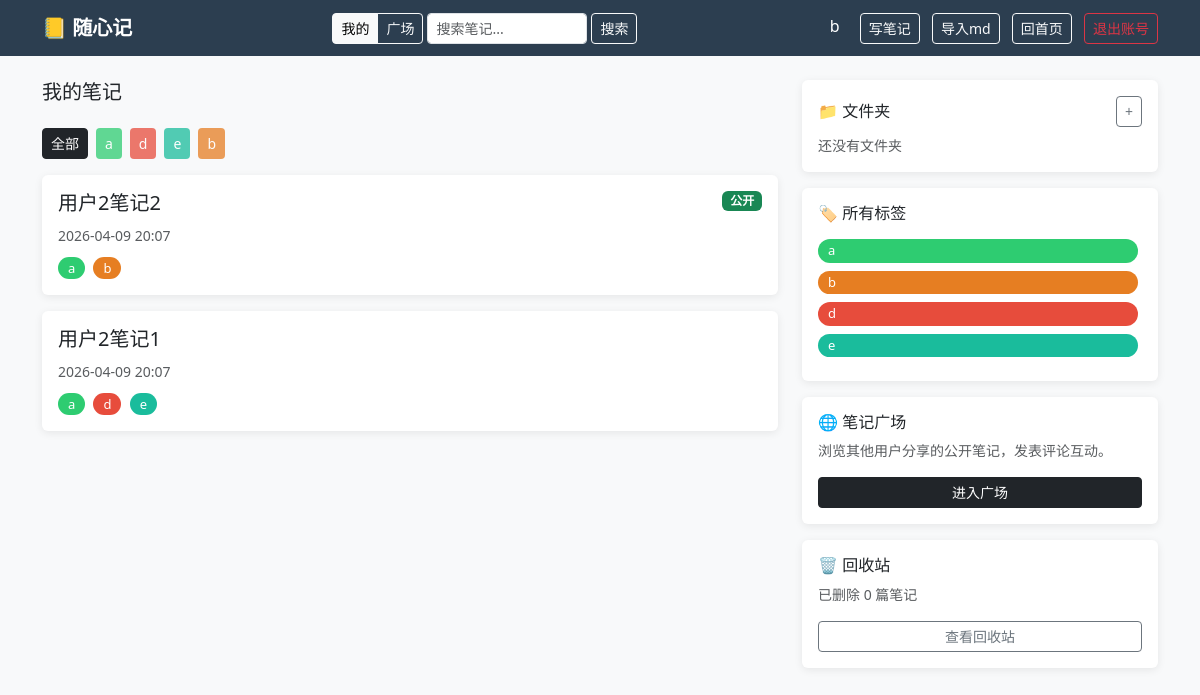
Page / (signed in) on the committed database.
### app.py (models this page shows)
class User(UserMixin, db.Model):
    id       = db.Column(db.Integer, primary_key=True)
    username = db.Column(db.String(80), unique=True, nullable=False)
    password = db.Column(db.String(200), nullable=False)
    notes    = db.relationship('Note', backref='author', lazy=True)
    comments = db.relationship('Comment', backref='author', lazy=True)

class Tag(db.Model):
    id   = db.Column(db.Integer, primary_key=True)
    name = db.Column(db.String(50), unique=True, nullable=False)

class Note(db.Model):
    id         = db.Column(db.Integer, primary_key=True)
    title      = db.Column(db.String(200), nullable=False)
    content    = db.Column(db.Text, nullable=False)
    created_at = db.Column(db.DateTime, default=datetime.utcnow)
    updated_at = db.Column(db.DateTime, default=datetime.utcnow)  # 手动在 edit 时刷新
    user_id    = db.Column(db.Integer, db.ForeignKey('user.id'), nullable=False)
    folder_id  = db.Column(db.Integer, db.ForeignKey('folder.id'), nullable=True)
    is_public  = db.Column(db.Boolean, default=False)
    is_deleted = db.Column(db.Boolean, default=False)
    deleted_at = db.Column(db.DateTime, nullable=True)
    tags       = db.relationship('Tag', secondary=note_tags, backref='notes')
    comments   = db.relationship('Comment', backref='note', lazy=True, order_by='Comment.created_at.desc()', cascade='all, delete-orphan')
    versions   = db.relationship('NoteVersion', backref='note', lazy=True, order_by='NoteVersion.created_at.desc()', cascade='all, delete-orphan')

### app.py (the view)
@app.route('/')
@login_required
def index():
    folder_id = request.args.get('folder_id')
    tag_id    = request.args.get('tag_id')
    q = Note.query.filter_by(user_id=current_user.id, is_deleted=False)
    if folder_id:
        q = q.filter_by(folder_id=folder_id)
    if tag_id:
        tag = db.session.get(Tag, int(tag_id))
        if tag:
            q = q.filter(Note.tags.contains(tag))
    notes   = q.order_by(Note.created_at.desc()).all()
    folders = Folder.query.filter_by(user_id=current_user.id).all()
    tags    = (Tag.query
               .join(note_tags)
               .join(Note)
               .filter(Note.user_id == current_user.id, Note.is_deleted == False)
               .distinct().all())
    trash_count = Note.query.filter_by(user_id=current_user.id, is_deleted=True).count()
    return render_template(
        'index.html', notes=notes, folders=folders, tags=tags,
        current_folder_id=int(folder_id) if folder_id else None,
        current_tag_id=int(tag_id) if tag_id else None,
        trash_count=trash_count,
    )

### app.py (called while the page is built)
@app.template_filter('local_time')
def local_time(dt):
    if dt is None:
        return ''
    beijing = timezone(timedelta(hours=8))
    return dt.replace(tzinfo=timezone.utc).astimezone(beijing).strftime('%Y-%m-%d %H:%M')

@login_manager.user_loader
def load_user(user_id):
    return db.session.get(User, int(user_id))

### templates/index.html (shortened to what this page needs)
{% extends 'base.html' %}
{% block content %}
<div class="row">
    <div class="col-md-8">
        <h5 class="mb-4">我的笔记</h5>
        <div class="d-flex gap-2 mb-3 flex-wrap">
            <a href="/?{% if current_tag_id %}tag_id={{ current_tag_id }}{% endif %}" class="btn btn-sm {% if not current_folder_id and not current_tag_id %}btn-dark{% else %}btn-outline-secondary{% endif %}">
                全部
            </a>
            {% for tag in tags %}
            <a href="/?{% if current_folder_id %}folder_id={{ current_folder_id }}&{% endif %}tag_id={{ tag.id }}" class="btn btn-sm tag-color-{{ tag.id % 8 }} {% if current_tag_id == tag.id %}opacity-100{% else %}opacity-75{% endif %}" style="color:white">
                {{ tag.name }}
            </a>
            {% endfor %}
        </div>
        {% for note in notes %}
        <div class="card mb-3 p-3">
            <div class="d-flex justify-content-between align-items-start">
                <div>
                    <h5><a href="/notes/{{ note.id }}" class="text-decoration-none text-dark">{{ note.title }}</a></h5>
                    <small class="text-muted">{{ note.created_at | local_time }}</small>
                    <div class="mt-2">
                        {% for tag in note.tags %}
                        <a href="/tags/{{ tag.id }}" class="tag-badge tag-color-{{ tag.id % 8 }}">{{ tag.name }}</a>
                        {% endfor %}
                    </div>
                </div>
                {% if note.is_public %}
                <span class="badge bg-success">公开</span>
                {% endif %}
            </div>
        </div>
        {% else %}
        <div class="card p-4 text-center text-muted">
            <p>还没有笔记，快去写第一篇吧！</p>
            <a href="/notes/new" class="btn btn-dark">写笔记</a>
        </div>
        {% endfor %}
    </div>
    <div class="col-md-4">
        <div class="card p-3 mb-3">
            <div class="d-flex justify-content-between align-items-center mb-2">
                <h6 class="mb-0">📁 文件夹</h6>
                <button class="btn btn-sm btn-outline-secondary" data-bs-toggle="collapse" data-bs-target="#newFolderForm">+</button>
            </div>
            {% for folder in folders %}
            <a href="/folders/{{ folder.id }}" class="d-block text-decoration-none text-dark py-1">
                📁 {{ folder.name }}
            </a>
            {% else %}
            <p class="text-muted small mb-0">还没有文件夹</p>
            {% endfor %}
        </div>
        <div class="card p-3 mb-3">
            <h6 class="mb-3">🏷️ 所有标签</h6>
            {% set all_tags = [] %}
            {% for note in notes %}
                {% for tag in note.tags %}
                    {% if tag not in all_tags %}
                        {% set _ = all_tags.append(tag) %}
                    {% endif %}
                {% endfor %}
            {% endfor %}
            {% for tag in all_tags %}
            <a href="/tags/{{ tag.id }}" class="tag-badge tag-color-{{ tag.id % 8 }} d-inline-block mb-2">{{ tag.name }}</a>
            {% else %}
            <p class="text-muted small mb-0">还没有标签</p>
            {% endfor %}
        </div>
        <div class="card p-3 mb-3">
            <h6 class="mb-2">🌐 笔记广场</h6>
            <p class="small text-muted">浏览其他用户分享的公开笔记，发表评论互动。</p>
            <a href="/plaza" class="btn btn-sm btn-dark w-100">进入广场</a>
        </div>
        <div class="card p-3">
            <h6 class="mb-2">🗑️ 回收站</h6>
            <p class="small text-muted">已删除 {{ trash_count }} 篇笔记</p>
            <a href="/trash" class="btn btn-sm {% if trash_count > 0 %}btn-outline-warning{% else %}btn-outline-secondary{% endif %} w-100">查看回收站</a>
        </div>
    </div>
</div>
{% endblock %}

### templates/base.html (shortened to what this page needs)
<!DOCTYPE html>
<html>
<head>
    <link href="https://cdn.jsdelivr.net/npm/bootstrap@5.3.0/dist/css/bootstrap.min.css" rel="stylesheet">
    <link rel="stylesheet" href="https://cdn.jsdelivr.net/npm/easymde/dist/easymde.min.css">
</head>
<body>
    <nav class="navbar navbar-dark mb-4">
        <div class="container">
            <a class="navbar-brand fw-bold" href="/">📒 随心记</a>
            {% if current_user.is_authenticated %}
            <form class="d-flex align-items-center me-2" method="GET" action="/search" id="navSearchForm">
                <div class="btn-group btn-group-sm me-1" role="group">
                    <label class="btn btn-outline-light" for="nav-scope-mine">我的</label>
                    <label class="btn btn-outline-light" for="nav-scope-plaza">广场</label>
                </div>
                <input type="text" name="q" class="form-control form-control-sm me-1" placeholder="搜索笔记..." style="width:160px">
                <button type="submit" class="btn btn-sm btn-outline-light">搜索</button>
            </form>
            <div>
                <a href="/profile" class="text-white text-decoration-none me-3">{{ current_user.username }}</a>
                <a href="/notes/new" class="btn btn-sm btn-outline-light me-2">写笔记</a>
                <form method="POST" action="/notes/import" enctype="multipart/form-data" class="d-inline">
                    <label class="btn btn-sm btn-outline-light me-2">
                        导入md
                    </label>
                </form>
                <a href="/" class="btn btn-sm btn-outline-light me-2"> 回首页</a>
                <a href="/logout" class="btn btn-sm btn-outline-danger" onclick="return confirm('确定要退出账号吗？')">退出账号</a>
            </div>
            {% endif %}
        </div>
    </nav>
    <div class="container">
        {% block content %}{% endblock %}
    </div>
</body>
</html>

### templates/base.html (style rules this page uses)
body { background-color: #f8f9fa; }
.navbar { background-color: #2c3e50 !important; }
.card { border: none; box-shadow: 0 2px 8px rgba(0,0,0,0.08); }
.tag-badge { padding: 2px 10px; border-radius: 12px; font-size: 13px; text-decoration: none; margin-right: 4px; color: white; }
.tag-color-1 { background-color: #2ecc71; }
.tag-color-2 { background-color: #e67e22; }
.tag-color-4 { background-color: #e74c3c; }
.tag-color-5 { background-color: #1abc9c; }

### rows in the picture
User: username "b"
Tag: name "a"
Tag: name "d"
Tag: name "e"
Tag: name "b"
Note: title "用户2笔记2", created_at|local_time "2026-04-09 20:07", is_public "公开"
Note: title "用户2笔记1", created_at|local_time "2026-04-09 20:07"

### other values in the picture
{{ trash_count }} "0"
